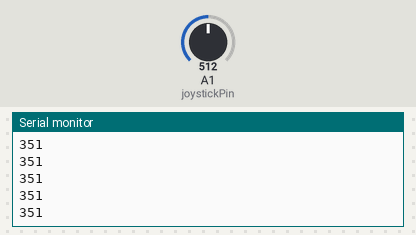
This sketch was run on a simulated Arduino Uno, built with avr-gcc and run on an emulated ATmega328P. Shown: the last lines printed to the serial monitor. Inputs (shaded band) come from the test bench; at power-on: A1 (joystickPin) = 512.

Above: at 1.2 s.
1.3 s: A1 (joystickPin) set to 716
At 2.2 s:
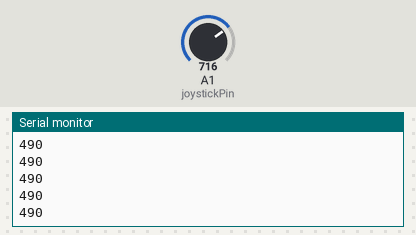
2.8 s: A1 (joystickPin) set to 900
At 3.3 s:
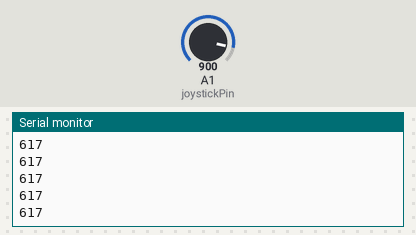
Timing chart, 0 to 5.8 s (numbered marks = the images above; inputs shaded):
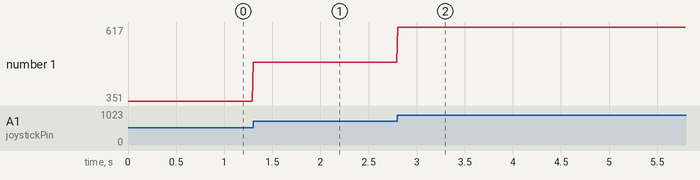

The sketch:

joystick_reader.ino
```cpp
int joystickPin = A1;

void setup() {
  Serial.begin(115200);
}

void loop() {
  int y_value = analogRead(joystickPin);
  y_value = map(y_value, 0, 700, 0, 480); // Map the joystick value to the screen height
  Serial.println(y_value);
  delay(10);
}
```

Measured:
- after the input at 1.3 s, the serial monitor: prints a new line at once (image 1)
- after the input at 2.8 s, the serial monitor: prints a new line at once (image 2)
- plotted number 1: 351 → 490 after the input at 1.3 s, 490 → 617 after the input at 2.8 s
